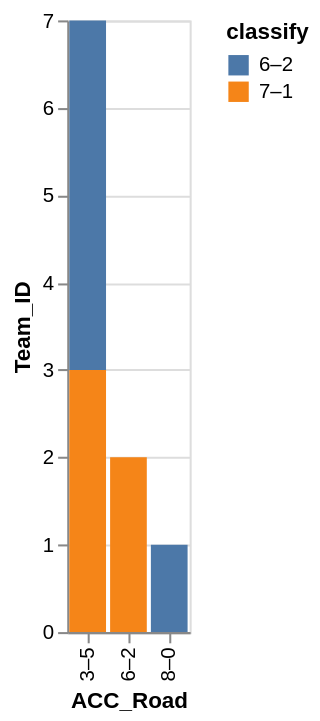

Specify this chart in Vega-Lite:
### Vega-Lite specification from a JSON file in a GitHub repository (floating-point values rounded to 4 significant figures)
{"data": {"values": [{"x_data": "3–5", "y_data": 4, "classify": "6–2"}, {"x_data": "6–2", "y_data": 0, "classify": "6–2"}, {"x_data": "8–0", "y_data": 1, "classify": "6–2"}, {"x_data": "3–5", "y_data": 3, "classify": "7–1"}, {"x_data": "6–2", "y_data": 2, "classify": "7–1"}, {"x_data": "8–0", "y_data": 0, "classify": "7–1"}]}, "mark": "bar", "encoding": {"x": {"field": "x_data", "type": "nominal", "title": "ACC_Road", "sort": {"op": "sum", "field": "y_data", "order": "descending"}}, "y": {"field": "y_data", "type": "quantitative", "title": "Team_ID"}, "color": {"field": "classify"}}}
